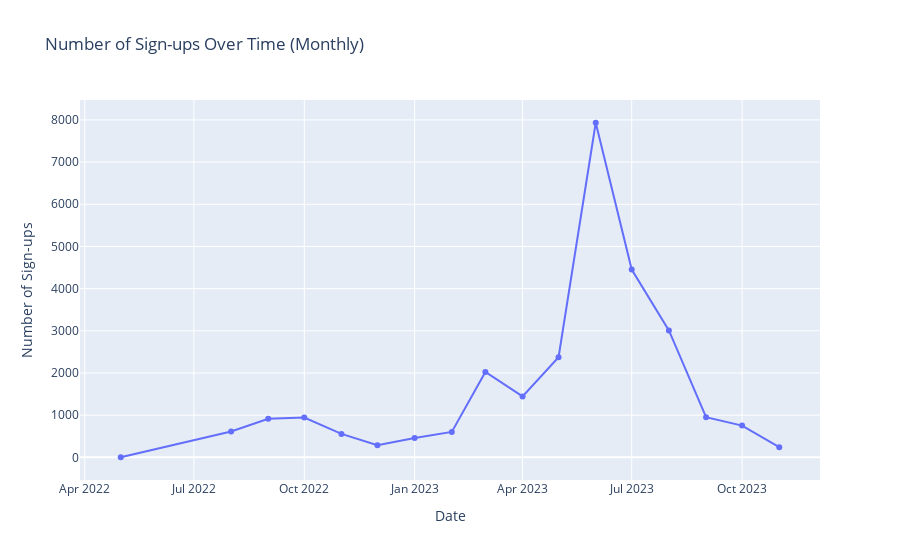

Notebook source saved alongside this figure:
### Markdown cell above
* The row no `14342` and `24184` contains almost the same data, but the difference is in Gender and Zip Column, So it is not a actual duplicate value.

### Code cell
import plotly.express as px

# Convert 'Sign Up Date and Time' to datetime
df['Sign Up Date and Time'] = pd.to_datetime(df['Sign Up Date and Time'])

# Extract month and year from 'Sign Up Date and Time'
df['Sign Up Month'] = df['Sign Up Date and Time'].dt.to_period('M')

# Calculate the number of sign-ups per month
monthly_signups = df['Sign Up Month'].value_counts().sort_index()

# Create a line chart for the number of sign-ups over time (monthly)
fig = px.line(monthly_signups, x=monthly_signups.index.astype(str), y=monthly_signups.values, 
              labels={'x': 'Date', 'y': 'Number of Sign-ups'}, 
              title='Number of Sign-ups Over Time (Monthly)')

# Show the line chart
fig.update_traces(mode='lines+markers')
fig.update_layout(hovermode='x unified')
fig.show()

### Figure 1 — Plotly figure (JSON) as saved in the notebook; plotly's stock layout.template omitted (floating-point values rounded to 4 significant figures)
{"data": [{"hovertemplate": "Date=%{x}<br>Number of Sign-ups=%{y}<extra></extra>", "legendgroup": "", "line": {"color": "#636efa", "dash": "solid"}, "marker": {"symbol": "circle"}, "mode": "lines+markers", "name": "", "orientation": "v", "showlegend": false, "type": "scatter", "x": ["2022-05", "2022-08", "2022-09", "2022-10", "2022-11", "2022-12", "2023-01", "2023-02", "2023-03", "2023-04", "2023-05", "2023-06", "2023-07", "2023-08", "2023-09", "2023-10", "2023-11"], "xaxis": "x", "y": [2, 614, 915, 945, 555, 285, 459, 602, 2026, 1444, 2373, 7933, 4453, 3010, 953, 752, 241], "yaxis": "y"}], "layout": {"hovermode": "x unified", "legend": {"tracegroupgap": 0}, "title": {"text": "Number of Sign-ups Over Time (Monthly)"}, "xaxis": {"anchor": "y", "domain": [0, 1], "title": {"text": "Date"}}, "yaxis": {"anchor": "x", "domain": [0, 1], "title": {"text": "Number of Sign-ups"}}}}
